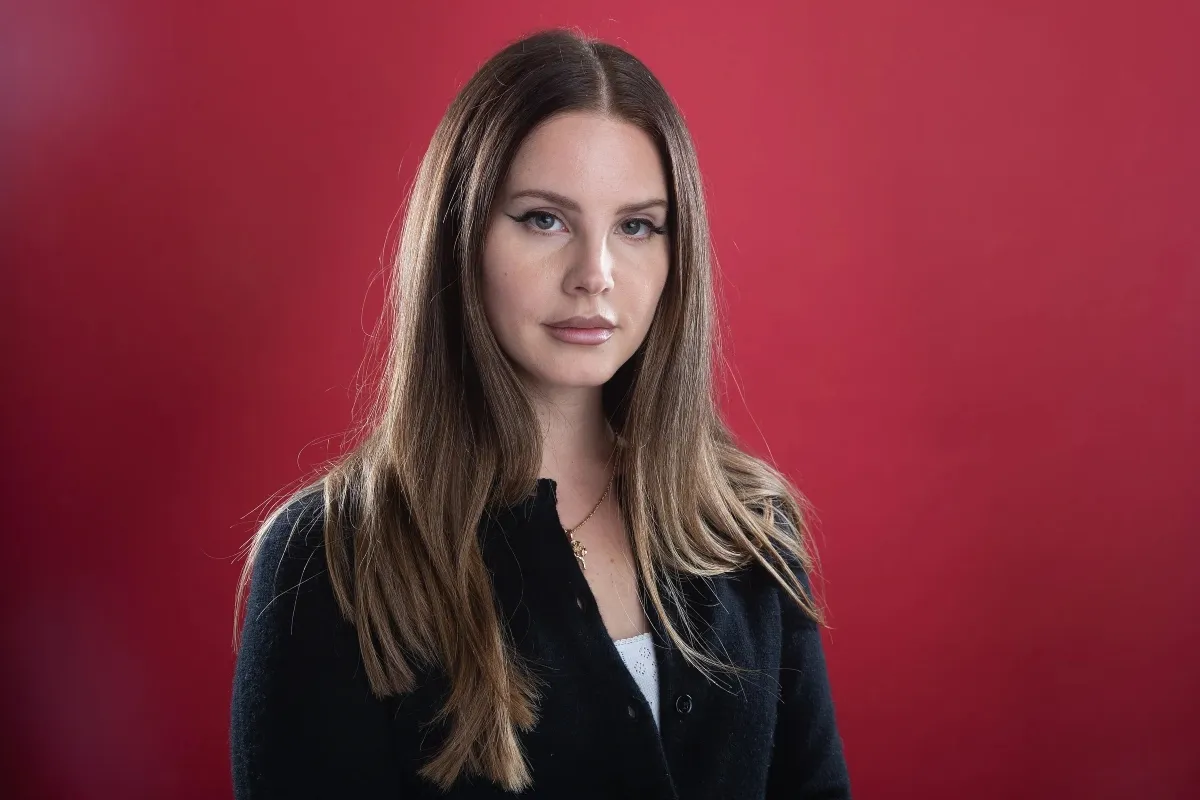
#> input picture lana.jpg, 1200 x 800 px, given in place of the camera
$ python 'haarcascadeödev3.py'
#> lines starting #> are read from the running program, lines starting #| are printed output that depends on the picture; after the words box and inside, x2 and y2 are one past the last pixel; in counts of white or black regions, pixels touching at a corner belong together
# -*- coding: utf-8 -*-
"""
Created on Tue Feb 13 19:53:33 2024

@author: daphn
"""

import cv2

# Haarcascades dosyalarının yolu
face_cascade = cv2.CascadeClassifier("frontalface.xml")
eye_cascade = cv2.CascadeClassifier("haarcascade_eye.xml")

# Webcam'den video akışını başlat
cap = cv2.VideoCapture(0)

while True:
    # Video akışından bir frame oku
    ret, frame = cap.read()
#> frame is the input picture: shape (800, 1200, 3); mean B, G, R 57.1, 46, 121.3

    # Gri tonlamaya çevir
    gray = cv2.cvtColor(frame, cv2.COLOR_BGR2GRAY)
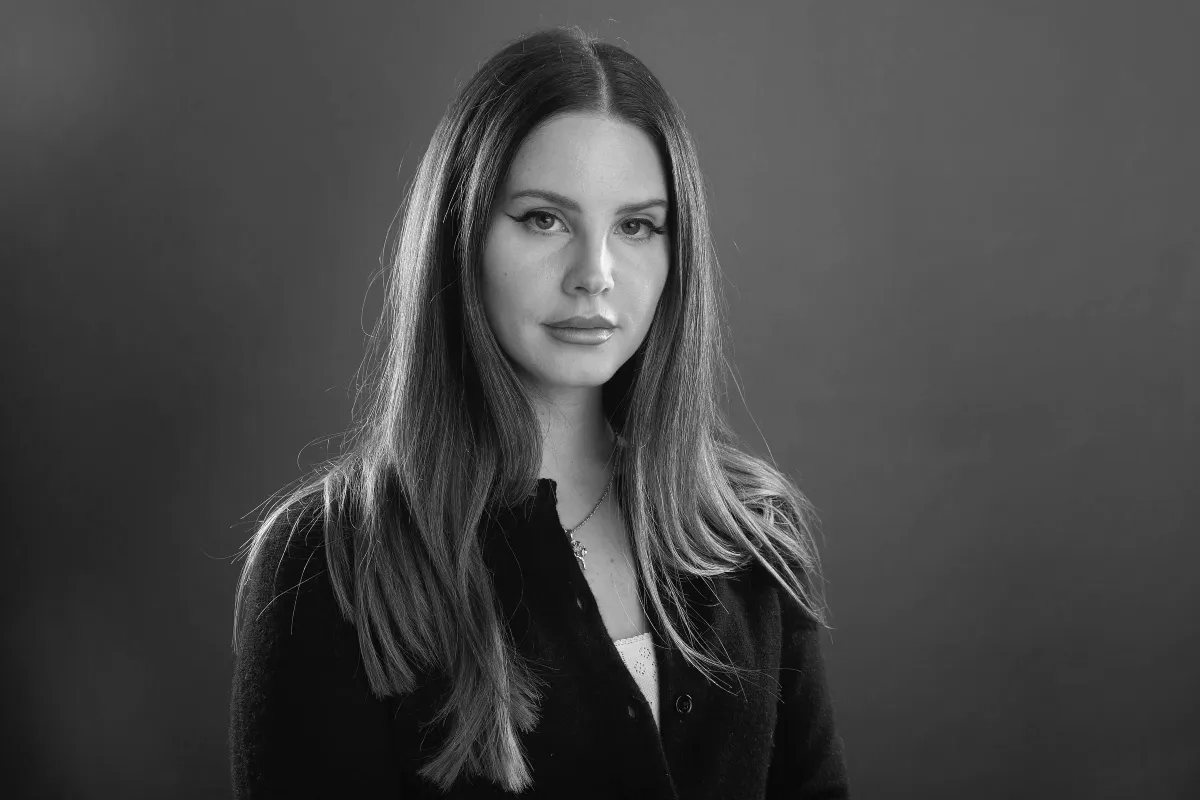
#> gray: shape (800, 1200); min 0, max 253, mean 69.7

    # Yüz tespiti
    faces = face_cascade.detectMultiScale(gray, scaleFactor=1.3, minNeighbors=5, minSize=(30, 30))
#> faces = [[468, 130, 241, 241]]

    for (x, y, w, h) in faces:
        # Yüzün çevresine dikdörtgen çiz
        cv2.rectangle(frame, (x, y), (x+w, y+h), (255, 0, 0), 2)

        # Yüz bölgesini gri tonlamaya çevir
        roi_gray = gray[y:y+h, x:x+w]

        # Göz tespiti
        eyes = eye_cascade.detectMultiScale(roi_gray)

        for (ex, ey, ew, eh) in eyes:
            # Gözün çevresine dikdörtgen çiz
            cv2.rectangle(frame[y:y+h, x:x+w], (ex, ey), (ex+ew, ey+eh), (0, 255, 0), 2)

            # Göz bölgesini al
            eye_region = roi_gray[ey:ey+eh, ex:ex+ew]

            # Threshold işlemi
            _, threshold_eye = cv2.threshold(eye_region, 70, 255, cv2.THRESH_BINARY)

            # Kontur hesapla
            contours, _ = cv2.findContours(threshold_eye, cv2.RETR_EXTERNAL, cv2.CHAIN_APPROX_SIMPLE)
            cv2.drawContours(frame[y:y+h, x:x+w], contours, -1, (0, 0, 255), 2)
#> this loop made 1 pass
#> pass 1, `roi_gray = gray[y:y+h, x:x+w]`:
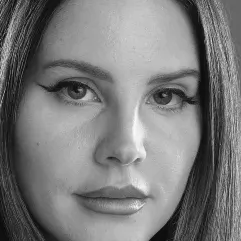
#> roi_gray: shape (241, 241); min 5, max 250, mean 122.1
#> after the loop:
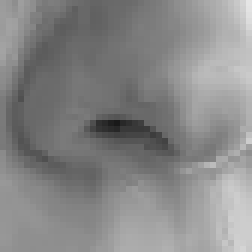
#> eye_region: shape (42, 42) (shown 6 times larger); min 25, max 229, mean 135
#> after the loop:
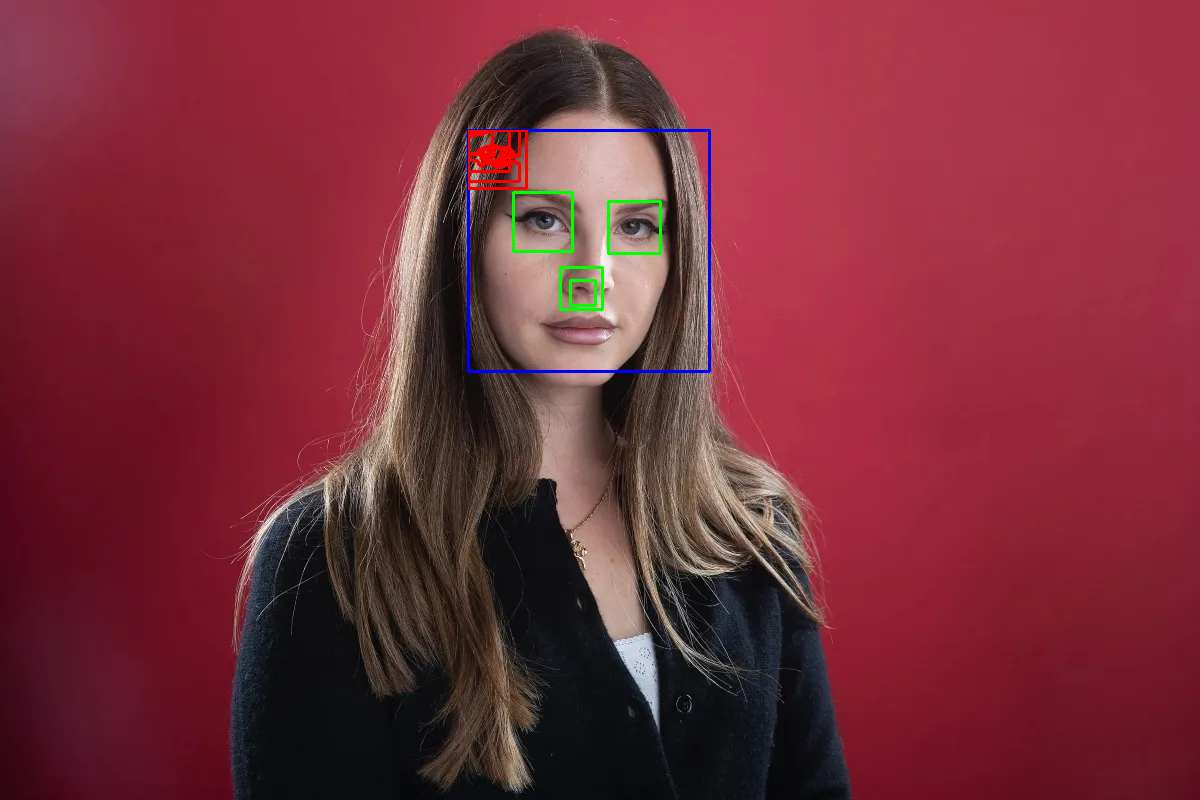
#> frame: shape (800, 1200, 3); 0.7% of pixels changed, all inside (x1, y1, x2, y2) = (467, 129, 711, 373)
#> after the loop:
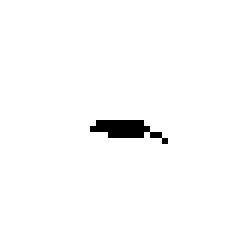
#> threshold_eye: shape (42, 42) (shown 6 times larger); 98.5% white; black in thin lines or dots, all inside (x1, y1, x2, y2) = (15, 20, 28, 24)

    # Frame'i göster
    cv2.imshow('Frame', frame)

    # 'q' tuşuna basıldığında döngüden çık
    if cv2.waitKey(1) & 0xFF == ord('i'):
#> (key Esc is pressed here)
        break

# Video akışını serbest bırak
cap.release()

# Pencereyi kapat
cv2.destroyAllWindows()
